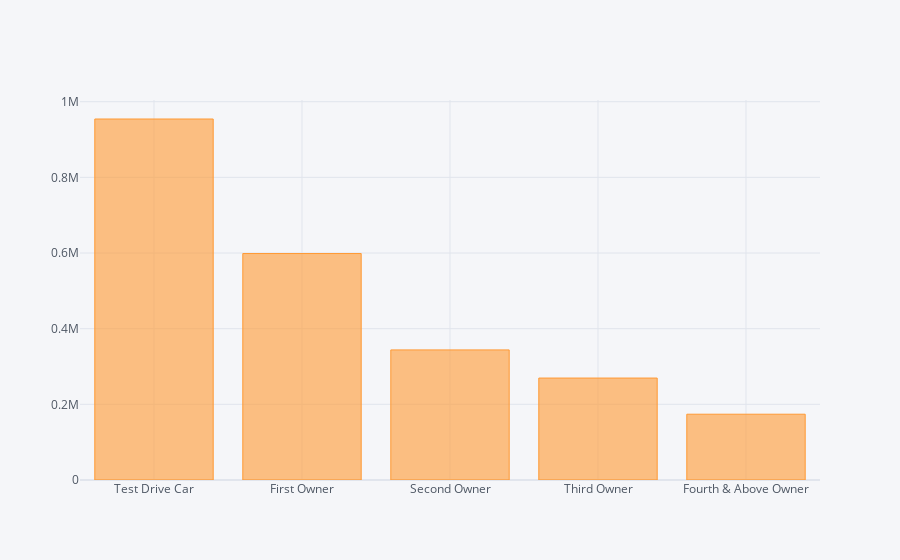

Notebook source saved alongside this figure:
### Code cell
owner.selling_price.mean().sort_values(ascending=False).iplot(kind="bar")

### Figure 1 — Plotly figure (JSON) as saved in the notebook; plotly's stock layout.template omitted (floating-point values rounded to 4 significant figures)
{"data": [{"marker": {"color": "rgba(255, 153, 51, 0.6)", "line": {"color": "rgba(255, 153, 51, 1.0)", "width": 1}}, "name": "selling_price", "orientation": "v", "text": "", "type": "bar", "x": ["Test Drive Car", "First Owner", "Second Owner", "Third Owner", "Fourth & Above Owner"], "y": [954300.0, 598600.0, 343900.0, 269500.0, 173900.0]}], "layout": {"legend": {"bgcolor": "#F5F6F9", "font": {"color": "#4D5663"}}, "paper_bgcolor": "#F5F6F9", "plot_bgcolor": "#F5F6F9", "title": {"font": {"color": "#4D5663"}}, "xaxis": {"gridcolor": "#E1E5ED", "showgrid": true, "tickfont": {"color": "#4D5663"}, "title": {"font": {"color": "#4D5663"}, "text": ""}, "zerolinecolor": "#E1E5ED"}, "yaxis": {"gridcolor": "#E1E5ED", "showgrid": true, "tickfont": {"color": "#4D5663"}, "title": {"font": {"color": "#4D5663"}, "text": ""}, "zerolinecolor": "#E1E5ED"}}}
